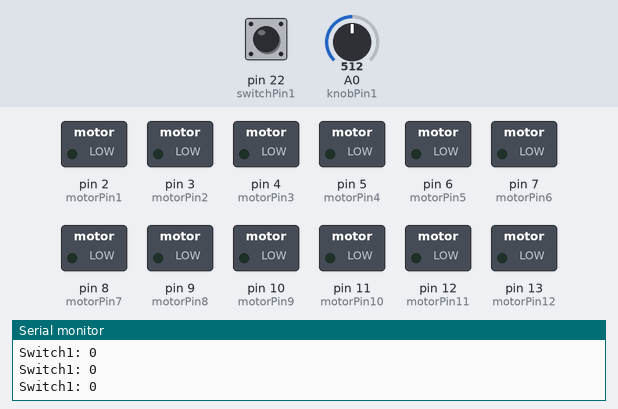
A sketch run on a simulated Arduino Mega 2560, built with avr-gcc and run on an emulated ATmega2560. On the bench: switched loads named in the sketch (green lamp = pin HIGH), the last lines printed to the serial monitor. Dashed ring = blinking. The test bench sets the inputs (shaded band); at power-on: pin 22 (switchPin1) LOW, A0 (knobPin1) = 512.

Above: at 1.2 s.
1.3 s: pin 22 (switchPin1) pulled HIGH for 0.15 s
At 1.4 s:
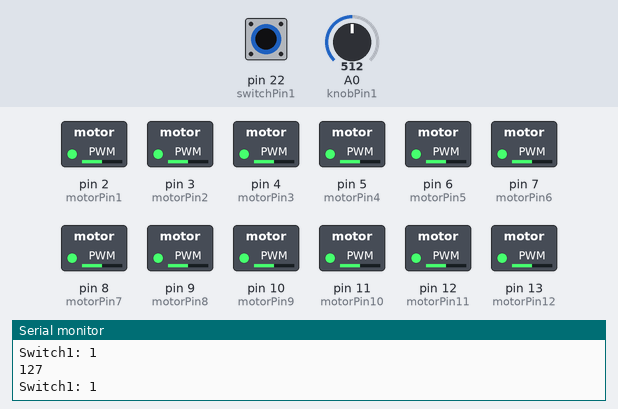
2.9 s: pin 22 (switchPin1) pulled HIGH for 1 s
At 5.0 s:
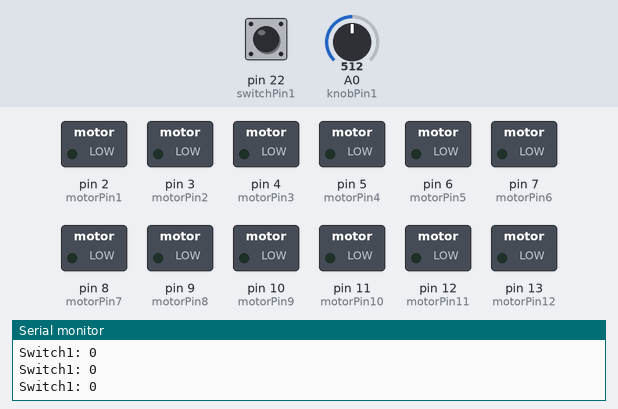
6.9 s: pin 22 (switchPin1) pulsed HIGH 2 times (0.12 s each, 0.3 s apart)
At 6.98 s:
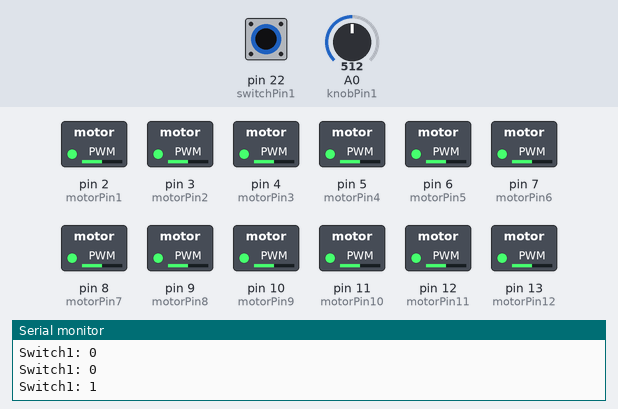
10.5 s: pin 22 (switchPin1) pulled HIGH for 3.2 s
At 11.4 s:
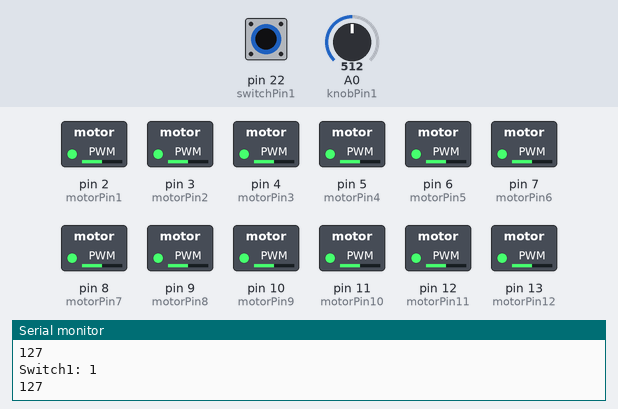
15.2 s: pin 22 (switchPin1) driven HIGH
At 16.6 s:
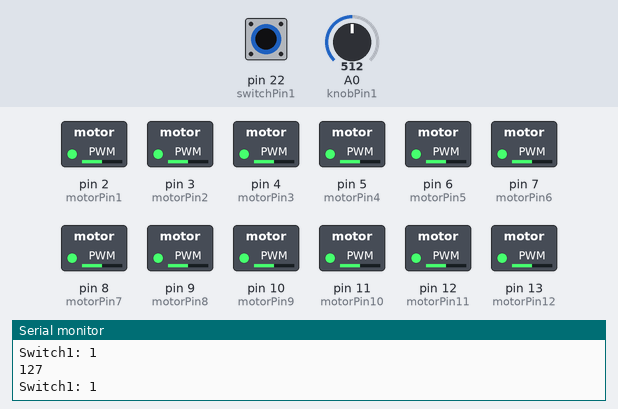
18.2 s: A0 (knobPin1) set to 122
At 19.6 s:
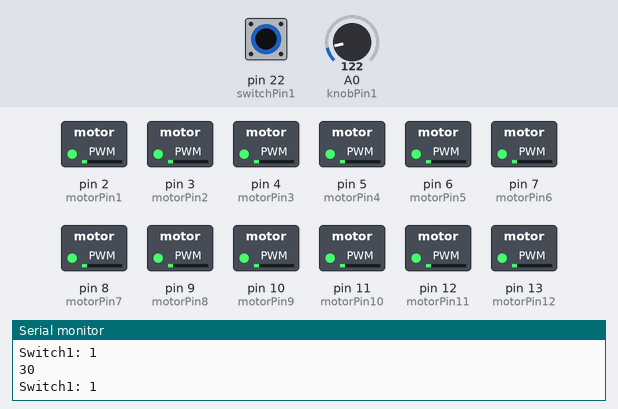
Timing chart, 0 to 20.7 s (numbered marks = the images above; inputs shaded):
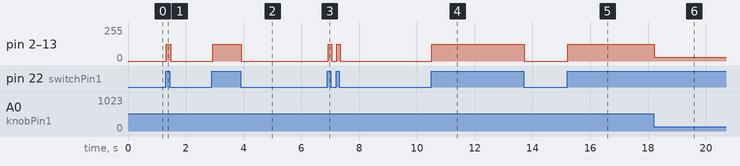

Measured:
- after the input at 1.3 s, pin 2 (motorPin1), pin 3 (motorPin2), pin 4 (motorPin3), pin 5 (motorPin4), pin 6 (motorPin5), pin 7 (motorPin6), pin 8 (motorPin7), pin 9 (motorPin8), pin 10 (motorPin9), pin 11 (motorPin10), pin 12 (motorPin11), pin 13 (motorPin12): 0/255 → 127/255 at once, → 0/255 0.15 s later
- after the input at 2.9 s, pin 2 (motorPin1), pin 3 (motorPin2), pin 4 (motorPin3), pin 5 (motorPin4), pin 6 (motorPin5), pin 7 (motorPin6), pin 8 (motorPin7), pin 9 (motorPin8), pin 10 (motorPin9), pin 11 (motorPin10), pin 12 (motorPin11), pin 13 (motorPin12): 0/255 → 127/255 at once, → 0/255 0.98 s later
- after the input at 6.9 s, pin 2 (motorPin1), pin 3 (motorPin2): alternates 127/255 for 0.12 s and 0/255 for 0.18 s, 4 changes in all, then stays 0/255, starting at once
- after the input at 10.5 s, pin 2 (motorPin1), pin 3 (motorPin2), pin 4 (motorPin3), pin 5 (motorPin4), pin 6 (motorPin5), pin 7 (motorPin6), pin 8 (motorPin7), pin 9 (motorPin8), pin 10 (motorPin9), pin 11 (motorPin10), pin 12 (motorPin11), pin 13 (motorPin12): 0/255 → 127/255 at once, → 0/255 3.2 s later
- after the input at 15.2 s, pin 2 (motorPin1), pin 3 (motorPin2), pin 4 (motorPin3), pin 5 (motorPin4), pin 6 (motorPin5), pin 7 (motorPin6), pin 8 (motorPin7), pin 9 (motorPin8), pin 10 (motorPin9), pin 11 (motorPin10), pin 12 (motorPin11), pin 13 (motorPin12): 0/255 → 127/255 at once
- after the input at 18.2 s, pin 2 (motorPin1), pin 3 (motorPin2), pin 4 (motorPin3), pin 5 (motorPin4), pin 6 (motorPin5), pin 7 (motorPin6), pin 8 (motorPin7), pin 9 (motorPin8), pin 10 (motorPin9), pin 11 (motorPin10), pin 12 (motorPin11), pin 13 (motorPin12): 127/255 → 30/255 at once

The sketch:

simple_motor_test.ino
```cpp
/**************************************

  control dc motor with pwm

**************************************/

int motorPin1 = 2;
int motorPin2 = 3;
int motorPin3 = 4;
int motorPin4 = 5;
int motorPin5 = 6;
int motorPin6 = 7;
int motorPin7 = 8;
int motorPin8 = 9;
int motorPin9 = 10;
int motorPin10 = 11;
int motorPin11 = 12;
int motorPin12 = 13;

int knobPin1 = A0;
int knobPin2 = A1;
int knobPin3 = A2;

int knobValue1 = 0;
int knobValue2 = 0;
int knobValue3 = 0;

int switchPin1 = 22;
int switchValue1 = 0;

void setup() {
  // put your setup code here, which runs once

  // set digital pin as output
  pinMode(motorPin1, OUTPUT);
  pinMode(motorPin2, OUTPUT);
  pinMode(motorPin3, OUTPUT);
  pinMode(motorPin4, OUTPUT);
  pinMode(motorPin5, OUTPUT);
  pinMode(motorPin6, OUTPUT);
  pinMode(motorPin7, OUTPUT);
  pinMode(motorPin8, OUTPUT);
  pinMode(motorPin9, OUTPUT);
  pinMode(motorPin10, OUTPUT);
  pinMode(motorPin11, OUTPUT);
  pinMode(motorPin12, OUTPUT);

  pinMode(switchPin1, INPUT);

  // start serial communications at 9600 baud
  Serial.begin(9600);

}

void loop() {
  switchValue1 = digitalRead(switchPin1);
  Serial.print("Switch1: ");
  Serial.println(switchValue1);

  if (switchValue1 == 1) {
    knobValue1 = map(analogRead(knobPin1), 0, 1023, 0, 255);
    Serial.println(knobValue1);
    analogWrite(motorPin1, knobValue1);
    analogWrite(motorPin2, knobValue1);
    analogWrite(motorPin3, knobValue1);
    analogWrite(motorPin4, knobValue1);
    analogWrite(motorPin5, knobValue1);
    analogWrite(motorPin6, knobValue1);
    analogWrite(motorPin7, knobValue1);
    analogWrite(motorPin8, knobValue1);
    analogWrite(motorPin9, knobValue1);
    analogWrite(motorPin10, knobValue1);
    analogWrite(motorPin11, knobValue1);
    analogWrite(motorPin12, knobValue1);
  } else {
    analogWrite(motorPin1, 0);
    analogWrite(motorPin2, 0);
    analogWrite(motorPin3, 0);
    analogWrite(motorPin4, 0);
    analogWrite(motorPin5, 0);
    analogWrite(motorPin6, 0);
    analogWrite(motorPin7, 0);
    analogWrite(motorPin8, 0);
    analogWrite(motorPin9, 0);
    analogWrite(motorPin10, 0);
    analogWrite(motorPin11, 0);
    analogWrite(motorPin12, 0);
  }

  //  knobValue2 = map(analogRead(knobPin2), 0, 1023, 0, 255);
  //  // Serial.println(knobValue2);
  //  analogWrite(motorPin2, knobValue2);
  //
  //  knobValue3 = map(analogRead(knobPin3), 0, 1023, 0, 255);
  //  // Serial.println(knobValue3);
  //  analogWrite(motorPin3, knobValue3);

}
```
